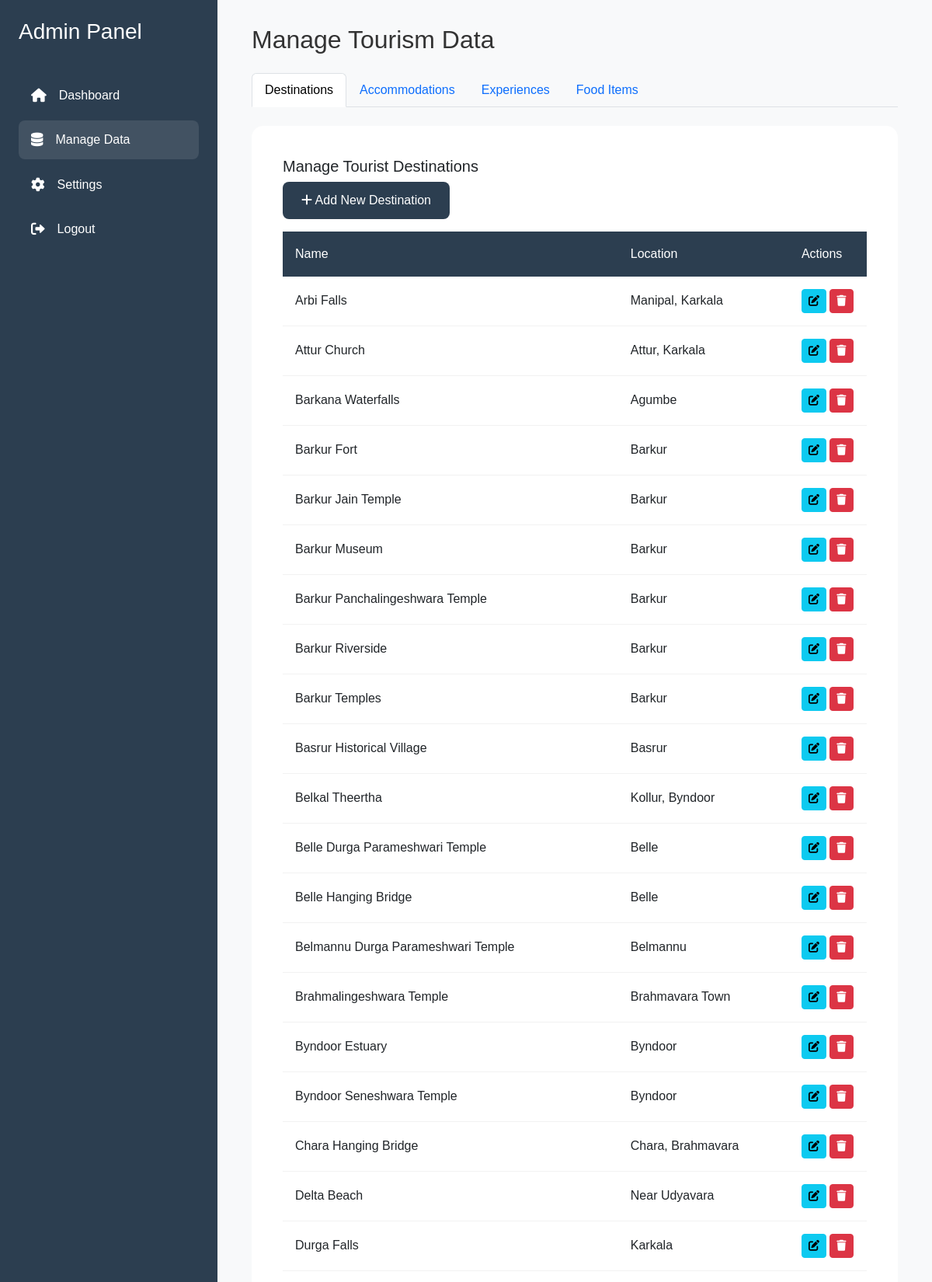
Screenshot of /admin/manage_data.php (signed in, upper part) with the database file from the repository.
### tables this page shows
CREATE TABLE `destinations` (
  `destination_id` int NOT NULL,
  `taluk_id` int DEFAULT NULL,
  `category` varchar(50) NOT NULL,
  `name` varchar(100) NOT NULL,
  `description` text,
  `location` varchar(255) DEFAULT NULL,
  `image_url` varchar(255) DEFAULT NULL,
  `created_at` timestamp NULL DEFAULT CURRENT_TIMESTAMP
);

### admin/manage_data.php (the view, shortened to what this page needs)
<?php
require_once '../config.php';
?>
<!DOCTYPE html>
<html lang="en">
<head>
    <link href="https://cdn.jsdelivr.net/npm/bootstrap@5.3.0/dist/css/bootstrap.min.css" rel="stylesheet">
    <link href="https://cdnjs.cloudflare.com/ajax/libs/font-awesome/6.0.0/css/all.min.css" rel="stylesheet">
    <link href="../css/style.css" rel="stylesheet">
</head>
<body>
    <div class="dashboard-container">
        <div class="sidebar">
            <div class="sidebar-header">
                <h3>Admin Panel</h3>
            </div>
            <nav class="sidebar-nav">
                <ul>
                    <li><a href="dashboard.php"><i class="fas fa-home"></i> Dashboard</a></li>
                    <li class="active"><a href="manage_data.php"><i class="fas fa-database"></i> Manage Data</a></li>
                    <li><a href="settings.php"><i class="fas fa-cog"></i> Settings</a></li>
                    <li><a href="logout.php"><i class="fas fa-sign-out-alt"></i> Logout</a></li>
                </ul>
            </nav>
        </div>
        <div class="main-content">
            <div class="container-fluid">
                <h2 class="mb-4">Manage Tourism Data</h2>
                <ul class="nav nav-tabs" id="dataTabs" role="tablist">
                    <li class="nav-item">
                        <a class="nav-link active" id="destinations-tab" data-bs-toggle="tab" href="#destinations">Destinations</a>
                    </li>
                    <li class="nav-item">
                        <a class="nav-link" id="accommodations-tab" data-bs-toggle="tab" href="#accommodations">Accommodations</a>
                    </li>
                    <li class="nav-item">
                        <a class="nav-link" id="experiences-tab" data-bs-toggle="tab" href="#experiences">Experiences</a>
                    </li>
                    <li class="nav-item">
                        <a class="nav-link" id="foods-tab" data-bs-toggle="tab" href="#foods">Food Items</a>
                    </li>
                </ul>
                <div class="tab-content mt-4" id="dataTabsContent">
                    <div class="tab-pane fade show active" id="destinations">
                        <div class="card">
                            <div class="card-body">
                                <h5 class="card-title">Manage Tourist Destinations</h5>
                                <button class="btn btn-primary mb-3" data-bs-toggle="modal" data-bs-target="#addDestinationModal">
                                    <i class="fas fa-plus"></i> Add New Destination
                                </button>
                                <div class="table-responsive">
                                    <table class="table">
                                        <thead>
                                            <tr>
                                                <th>Name</th>
                                                <th>Location</th>
                                                <th>Actions</th>
                                            </tr>
                                        </thead>
                                        <tbody>
                                            <?php
                                            try {
                                                $stmt = $pdo->query("SELECT * FROM destinations ORDER BY name");
                                                while ($row = $stmt->fetch()) {
                                                    $id = isset($row['destination_id']) ? $row['destination_id'] : '';
                                                    echo "<tr>";
                                                    echo "<td>" . htmlspecialchars($row['name']) . "</td>";
                                                    echo "<td>" . htmlspecialchars($row['location']) . "</td>";
                                                    echo "<td>";
                                                    if ($id) {
                                                        echo "<button class='btn btn-sm btn-info' onclick='editDestination(" . $id . ")'>
                                                            <i class='fas fa-edit'></i>
                                                        </button>
                                                        <button class='btn btn-sm btn-danger' onclick='deleteDestination(" . $id . ")'>
                                                            <i class='fas fa-trash'></i>
                                                        </button>";
                                                    }
                                                    echo "</td>";
                                                    echo "</tr>";
                                                }
                                            } catch (PDOException $e) {
                                                echo "<tr><td colspan='3' class='text-danger'>Error loading destinations: " . $e->getMessage() . "</td></tr>";
                                            }
                                            ?>
                                        </tbody>
                                    </table>
                                </div>
                            </div>
                        </div>
                    </div>
                </div>
            </div>
        </div>
    </div>
</body>
</html>

### css/style.css (style rules this page uses)
:root { --primary-color: #2c3e50; --secondary-color: #3498db; --accent-color: #e74c3c; --text-color: #333; --light-bg: #f8f9fa; --dark-bg: #2c3e50; --gradient-primary: linear-gradient(135deg, #2c3e50 0%, #3498db 100%); --gradient-secondary: linear-gradient(135deg, #3498db 0%, #2c3e50 100%); }
* { margin: 0; padding: 0; box-sizing: border-box; }
body { font-family: 'Poppins', sans-serif; line-height: 1.6; color: var(--text-color); overflow-x: hidden; }
.nav-link { font-weight: 500; padding: 0.5rem 1rem !important; transition: all 0.3s ease; }
.table { margin-bottom: 0; background: white; }
.table th { background: var(--primary-color); color: white; font-weight: 500; padding: 1rem; border: none; }
.table td { padding: 1rem; vertical-align: middle; border-color: rgba(0, 0, 0, 0.05); }
.table tbody tr { transition: background-color 0.3s ease; }
.card { border: none; border-radius: 15px; }
.card-body { padding: 2.5rem; }
.btn-primary { padding: 0.75rem 1.5rem; font-weight: 500; border-radius: 8px; background-color: var(--primary-color); border: none; transition: all 0.3s ease; }
.dashboard-container { display: flex; min-height: 100vh; background-color: #f8f9fa; }
.sidebar { width: 280px; background-color: #2c3e50; color: #fff; padding: 1.5rem; transition: all 0.3s ease; }
.sidebar-header { display: flex; align-items: center; justify-content: space-between; margin-bottom: 2rem; }
.sidebar-nav ul { list-style: none; padding: 0; margin: 0; }
.sidebar-nav li { margin-bottom: 0.5rem; }
.sidebar-nav a { display: flex; align-items: center; padding: 0.75rem 1rem; color: #fff; text-decoration: none; border-radius: 8px; transition: all 0.3s ease; }
.sidebar-nav a i { margin-right: 1rem; font-size: 1.1rem; }
.sidebar-nav a:hover, .sidebar-nav li.active a { background-color: rgba(255, 255, 255, 0.1); }
.main-content { flex: 1; padding: 2rem; overflow-y: auto; }

### rows the page displays
destinations: name "Arbi Falls", location "Manipal, Karkala"
destinations: name "Attur Church", location "Attur, Karkala"
destinations: name "Barkana Waterfalls", location "Agumbe"
destinations: name "Barkur Fort", location "Barkur"
destinations: name "Barkur Jain Temple", location "Barkur"
destinations: name "Barkur Museum", location "Barkur"
destinations: name "Barkur Panchalingeshwara Temple", location "Barkur"
destinations: name "Barkur Riverside", location "Barkur"
destinations: name "Barkur Temples", location "Barkur"
destinations: name "Basrur Historical Village", location "Basrur"
destinations: name "Belkal Theertha", location "Kollur, Byndoor"
destinations: name "Belle Durga Parameshwari Temple", location "Belle"
destinations: name "Belle Hanging Bridge", location "Belle"
destinations: name "Belmannu Durga Parameshwari Temple", location "Belmannu"
destinations: name "Brahmalingeshwara Temple", location "Brahmavara Town"
destinations: name "Byndoor Estuary", location "Byndoor"
destinations: name "Byndoor Seneshwara Temple", location "Byndoor"
destinations: name "Chara Hanging Bridge", location "Chara, Brahmavara"
destinations: name "Delta Beach", location "Near Udyavara"
destinations: name "Durga Falls", location "Karkala"
